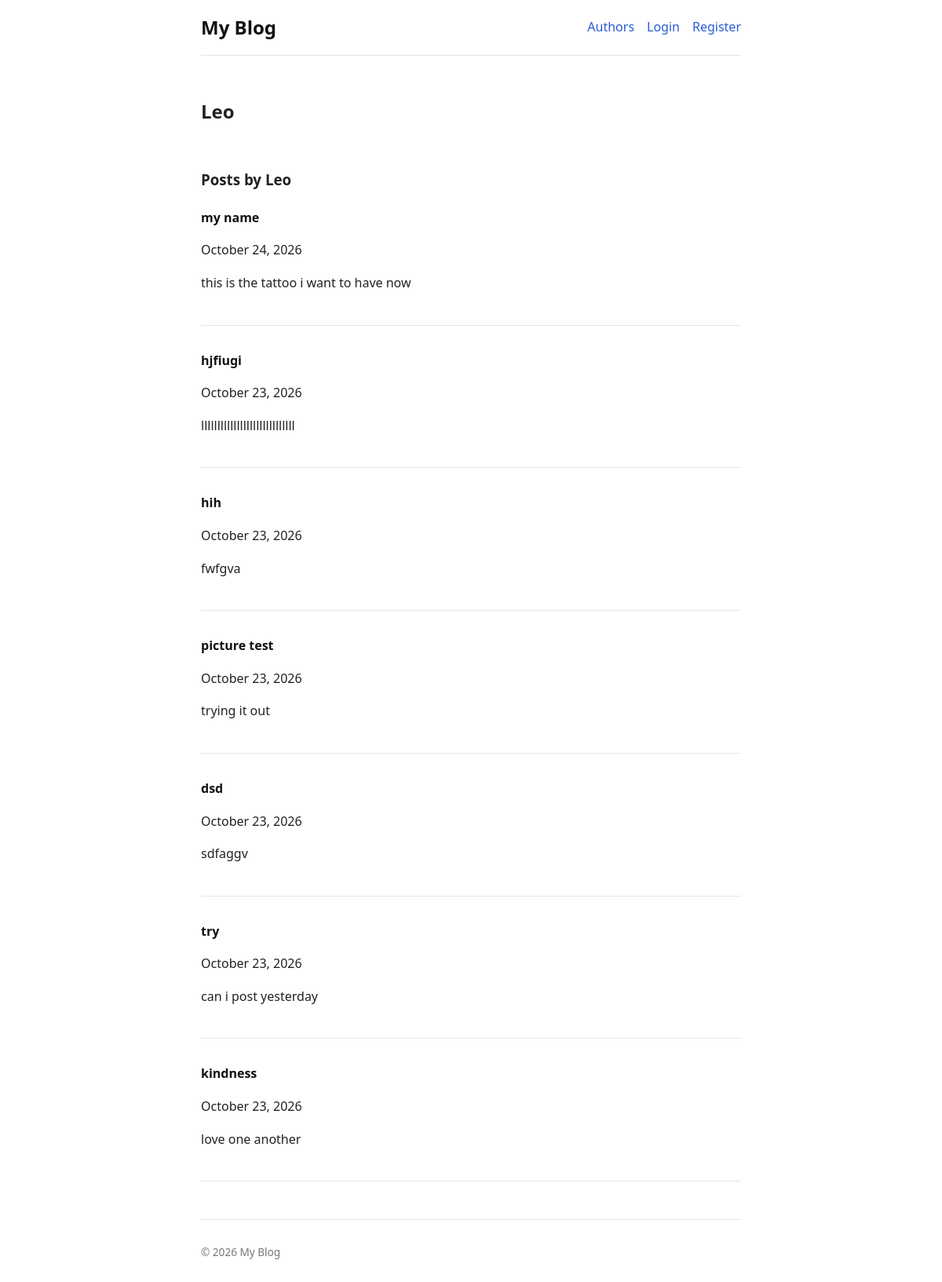
The page /accounts/author/Leo/ on the database its author committed.
### blog/models.py (models this page shows, shortened)
class Post(models.Model):
    title = models.CharField(max_length=200)
    slug = models.SlugField(max_length=200, unique=True, help_text="A slug is a short label for something, containing only letters, numbers, underscores or hyphens. They’re generally used in URLs.")
    author = models.ForeignKey(User, on_delete=models.CASCADE, related_name='posts')
    category = models.ForeignKey(Category, on_delete=models.SET_NULL, null=True, blank=True, related_name='posts')
    content = RichTextUploadingField()
    created_at = models.DateTimeField(auto_now_add=True)
    updated_at = models.DateTimeField(auto_now=True)
    published_at = models.DateTimeField(default=timezone.now)
    is_published = models.BooleanField(default=True)
    tags = models.ManyToManyField(Tag, blank=True, related_name='posts')
    image = models.ImageField(upload_to='post_images/', blank=True, null=True)
    objects = PostQuerySet.as_manager()

### accounts/views.py (the view)
# urls.py: path('author/<str:username>/', views.author_detail, name='author_detail'),
def author_detail(request, username):
   author = get_object_or_404(User, username=username)
   profile, _ = Profile.objects.get_or_create(user=author)
   posts = Post.objects.published().filter(author=author).order_by('-published_at')
   return render(request, 'accounts/author_detail.html', {
      'author': author,
      'profile': profile,
      'posts':posts,
   })

### blog/models.py (called while the page is built)
    def published(self):
        return self.filter(is_published=True, published_at__lte=timezone.now())

### accounts/templates/accounts/author_detail.html (shortened to what this page needs)
{% extends 'blog/base.html' %}
{% block content %}
<section class="profile">
  <div>
    <h2>{{ author.username }}</h2>
  </div>
</section>
<h3>Posts by {{ author.username }}</h3>
{% for post in posts %}
  <article>
    <h4>
      <a href="{% url 'post_detail' post.slug %}">{{ post.title }}</a>
    </h4>
    <p>{{ post.published_at|date:"F j, Y"}}</p>
    <p>{{ post.content|striptags|truncatewords:30 }}</p>
  </article>
  {% empty %}
    <p>No posts yet </p>
{% endfor %}
{% endblock %}

### static/css/style.css (style rules this page uses)
:root { --text: #222; --muted: #777; --line: #e5e5e5; --accent: #2a5bd7; }
* { box-sizing: border-box; }
body { font-family: system-ui, sans-serif; max-width: 720px; margin: 0 auto; padding: 0 1rem 2rem; line-height: 1.6; color: var(--text); }
a { color: var(--accent); }
article { margin-bottom: 2rem; padding-bottom: 1.5rem; border-bottom: 1px solid var(--line); }
article h2, article h4 { margin-bottom: 0.25rem; }
article h2 a, article h4 a { text-decoration: none; color: #111; }
.profile { display: flex; gap: 1rem; align-items: center; margin-bottom: 2rem; }

### rows shown on the page
Post: title "my name", published_at "October 24, 2026", content "this is the tattoo i want to have now"
Post: title "hjfiugi", published_at "October 23, 2026", content "lllllllllllllllllllllllllllll"
Post: title "hih", published_at "October 23, 2026", content "fwfgva"
Post: title "picture test", published_at "October 23, 2026", content "trying it out"
Post: title "dsd", published_at "October 23, 2026", content "sdfaggv"
Post: title "try", published_at "October 23, 2026", content "can i post yesterday"
Post: title "kindness", published_at "October 23, 2026", content "love one another"

### other values the page prints
{{ author.username }} "Leo"
